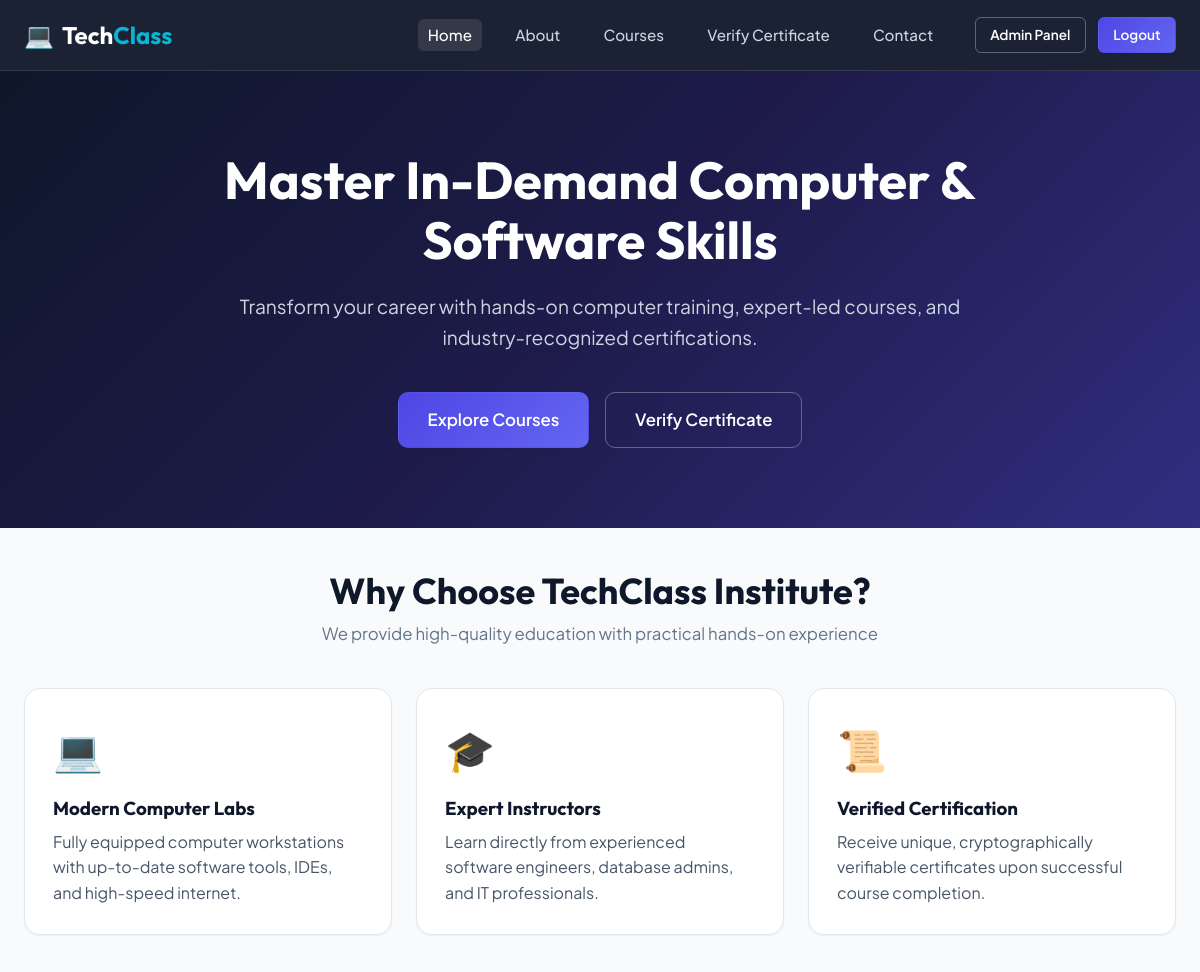
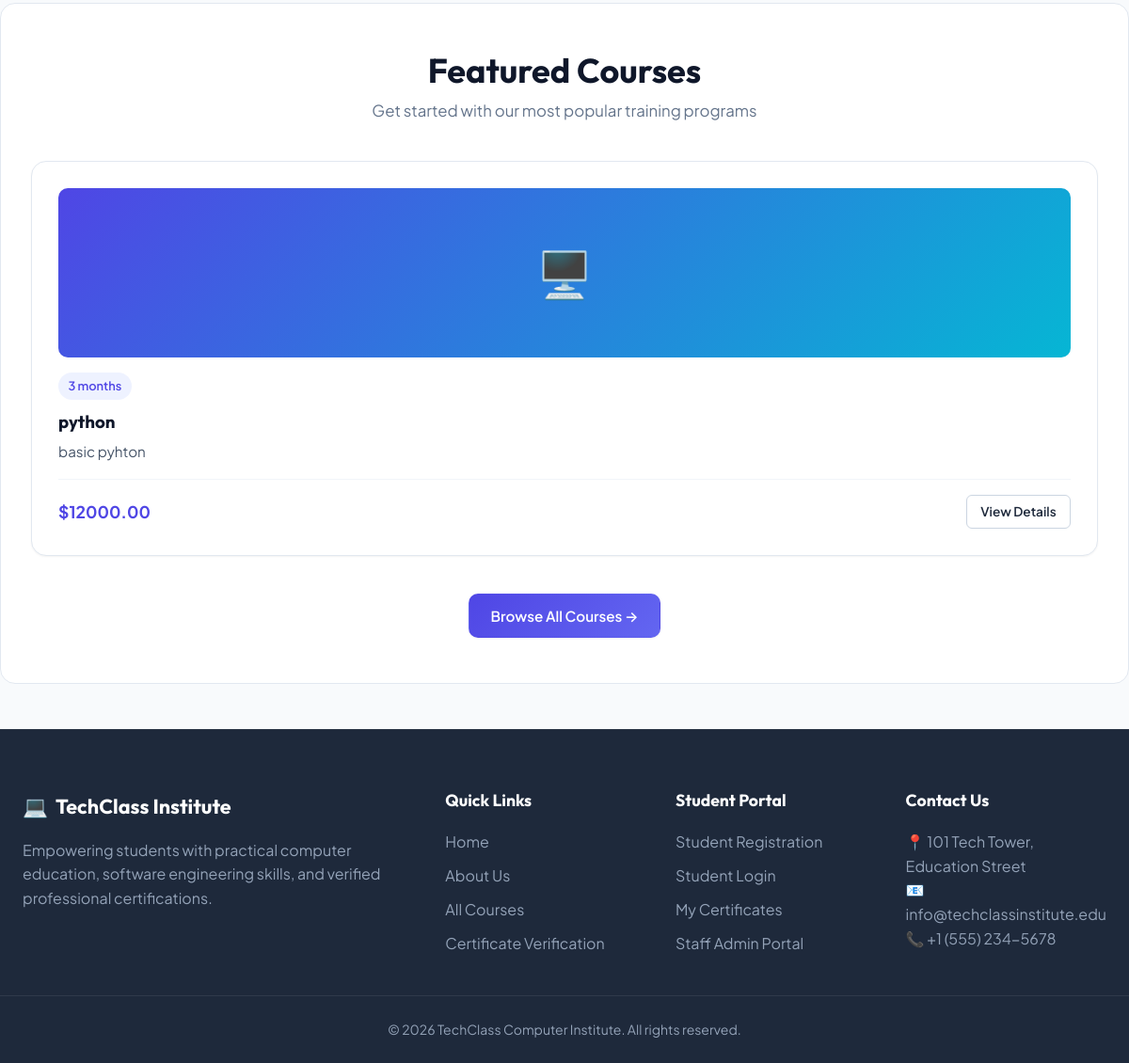
The app's page / (signed in) with its own data (2 pictures, top to bottom).
### courses/models.py (models this page shows, shortened)
class Course(models.Model):
    name = models.CharField(max_length=200)
    description = models.TextField()
    duration = models.CharField(max_length=50)
    fee = models.DecimalField(max_digits=8, decimal_places=2, blank=True, null=True)
    image = models.ImageField(upload_to='courses/', blank=True, null=True)
    created_at = models.DateTimeField(auto_now_add=True)

### core/views.py (the view)
# urls.py: path('', views.home, name='home'),
def home(request):
    try:
        featured_courses = Course.objects.all().order_by('-created_at')[:3]
    except Exception:
        featured_courses = []
    return render(request, 'core/home.html', {'featured_courses': featured_courses})

### templates/core/home.html (shortened to what this page needs)
{% extends 'base.html' %}
{% load static %}
{% block content %}
<section class="hero-section">
    <div class="hero-content">
        <h1 class="hero-title">Master In-Demand Computer & Software Skills</h1>
        <p class="hero-subtitle">Transform your career with hands-on computer training, expert-led courses, and industry-recognized certifications.</p>
        <div class="hero-buttons">
            <a href="{% url 'courses:course_list' %}" class="btn btn-primary btn-lg">Explore Courses</a>
            <a href="{% url 'certificates:verify' %}" class="btn btn-outline btn-lg">Verify Certificate</a>
        </div>
    </div>
</section>
<section class="container">
    <div class="page-header">
        <h2 class="page-title">Why Choose TechClass Institute?</h2>
        <p class="page-subtitle">We provide high-quality education with practical hands-on experience</p>
    </div>
    <div class="grid grid-3">
        <div class="card card-hover">
            <div style="font-size: 2.5rem; margin-bottom: 1rem;">💻</div>
            <h3>Modern Computer Labs</h3>
            <p style="color: var(--gray-600); margin-top: 0.5rem;">Fully equipped computer workstations with up-to-date software tools, IDEs, and high-speed internet.</p>
        </div>
        <div class="card card-hover">
            <div style="font-size: 2.5rem; margin-bottom: 1rem;">🎓</div>
            <h3>Expert Instructors</h3>
            <p style="color: var(--gray-600); margin-top: 0.5rem;">Learn directly from experienced software engineers, database admins, and IT professionals.</p>
        </div>
        <div class="card card-hover">
            <div style="font-size: 2.5rem; margin-bottom: 1rem;">📜</div>
            <h3>Verified Certification</h3>
            <p style="color: var(--gray-600); margin-top: 0.5rem;">Receive unique, cryptographically verifiable certificates upon successful course completion.</p>
        </div>
    </div>
</section>
<section class="container" style="background: var(--white); border-radius: var(--radius-lg); border: 1px solid var(--gray-200); margin-bottom: 3rem; padding: 3rem 2rem;">
    <div class="page-header">
        <h2 class="page-title">Featured Courses</h2>
        <p class="page-subtitle">Get started with our most popular training programs</p>
    </div>
    {% if featured_courses %}
    <div class="grid grid-3">
        {% for course in featured_courses %}
        <div class="card card-hover">
            {% if course.image %}
                <img src="{{ course.image.url }}" alt="{{ course.name }}" style="width: 100%; height: 180px; object-fit: cover; border-radius: var(--radius-md); margin-bottom: 1rem;">
            {% else %}
                <div style="width: 100%; height: 180px; background: linear-gradient(135deg, var(--primary), var(--secondary)); border-radius: var(--radius-md); margin-bottom: 1rem; display: flex; align-items: center; justify-content: center; color: white; font-size: 3rem;">
                    🖥️
                </div>
            {% endif %}
            <span class="badge badge-primary">{{ course.duration }}</span>
            <h3 style="margin-top: 0.75rem;">{{ course.name }}</h3>
            <p style="color: var(--gray-600); font-size: 0.95rem; margin: 0.5rem 0 1rem;">{{ course.description|truncatewords:20 }}</p>
            <div style="display: flex; justify-content: space-between; align-items: center; margin-top: auto; padding-top: 1rem; border-top: 1px solid var(--gray-100);">
                <strong style="color: var(--primary); font-size: 1.1rem;">
                    {% if course.fee %}${{ course.fee }}{% else %}Free / Included{% endif %}
                </strong>
                <a href="{% url 'courses:course_detail' course.id %}" class="btn btn-outline-dark btn-sm">View Details</a>
            </div>
        </div>
        {% endfor %}
    </div>
    <div style="text-align: center; margin-top: 2.5rem;">
        <a href="{% url 'courses:course_list' %}" class="btn btn-primary">Browse All Courses &rarr;</a>
    </div>
    {% endif %}
</section>
{% endblock %}

### static/css/style.css (style rules this page uses)
:root { --primary: #4f46e5; --primary-hover: #4338ca; --primary-light: #eef2ff; --secondary: #06b6d4; --accent: #f59e0b; --dark: #0f172a; --dark-surface: #1e293b; --light-bg: #f8fafc; --white: #ffffff; --gray-50: #f8fafc; --gray-100: #f1f5f9; --gray-200: #e2e8f0; --gray-300: #cbd5e1; --gray-400: #94a3b8; --gray-500: #64748b; --gray-600: #475569; --gray-700: #334155; --gray-800: #1e293b; --gray-900: #0f172a; --success: #10b981; --success-bg: #d1fae5; --error: #ef4444; --error-bg: #fee2e2; --warning: #f59e0b; --warning-bg: #fef3c7; --info: #3b82f6; --info-bg: #dbeafe; --font-heading: 'Outfit', -apple-system, sans-serif; --font-body: 'Plus Jakarta Sans', -apple-system, sans-serif; --radius-sm: 6px; --radius-md: 10px; --radius-lg: 16px; --radius-full: 9999px; --shadow-sm: 0 1px 2px 0 rgba(0, 0, 0, 0.05); --shadow-md: 0 4px 6px -1px rgba(0, 0, 0, 0.1), 0 2px 4px -1px rgba(0, 0, 0, 0.06); --shadow-lg: 0 10px 25px -5px rgba(0, 0, 0, 0.1), 0 10px 10px -5px rgba(0, 0, 0, 0.04); --shadow-glow: 0 0 20px rgba(79, 70, 229, 0.25); --transition: all 0.25s cubic-bezier(0.4, 0, 0.2, 1); }
*, *::before, *::after { box-sizing: border-box; margin: 0; padding: 0; }
html { scroll-behavior: smooth; }
body { font-family: var(--font-body); background-color: var(--light-bg); color: var(--gray-800); line-height: 1.6; display: flex; flex-direction: column; min-height: 100vh; }
h1, h2, h3, h4, h5, h6 { font-family: var(--font-heading); font-weight: 700; color: var(--gray-900); line-height: 1.25; }
a { color: var(--primary); text-decoration: none; transition: var(--transition); }
.btn { display: inline-flex; align-items: center; justify-content: center; gap: 0.5rem; font-family: var(--font-body); font-weight: 600; font-size: 0.95rem; padding: 0.65rem 1.4rem; border-radius: var(--radius-md); border: 1px solid transparent; cursor: pointer; transition: var(--transition); text-align: center; }
.btn-sm { font-size: 0.85rem; padding: 0.4rem 0.9rem; border-radius: var(--radius-sm); }
.btn-lg { font-size: 1.05rem; padding: 0.85rem 1.8rem; border-radius: var(--radius-md); }
.btn-primary { background: linear-gradient(135deg, var(--primary), #6366f1); color: var(--white); box-shadow: var(--shadow-sm); }
.btn-outline { background: transparent; border-color: rgba(255, 255, 255, 0.3); color: var(--white); }
.btn-outline-dark { background: transparent; border-color: var(--gray-300); color: var(--gray-800); }
.container { max-width: 1200px; margin: 0 auto; padding: 2.5rem 1.5rem; }
.page-header { margin-bottom: 2.5rem; text-align: center; }
.page-title { font-size: 2.25rem; color: var(--gray-900); margin-bottom: 0.5rem; }
.page-subtitle { color: var(--gray-500); font-size: 1.05rem; }
.grid { display: grid; gap: 1.5rem; }
.grid-3 { grid-template-columns: repeat(auto-fit, minmax(300px, 1fr)); }
.card { background: var(--white); border-radius: var(--radius-lg); border: 1px solid var(--gray-200); box-shadow: var(--shadow-sm); padding: 1.75rem; transition: var(--transition); }
.hero-section { background: linear-gradient(135deg, #0f172a 0%, #1e1b4b 50%, #312e81 100%); color: var(--white); padding: 5rem 1.5rem; text-align: center; position: relative; overflow: hidden; }
.hero-content { max-width: 800px; margin: 0 auto; position: relative; z-index: 1; }
.hero-title { font-size: 3.25rem; line-height: 1.15; margin-bottom: 1.25rem; color: var(--white); }
.hero-subtitle { font-size: 1.2rem; color: var(--gray-300); margin-bottom: 2.5rem; font-weight: 400; }
.hero-buttons { display: flex; gap: 1rem; justify-content: center; flex-wrap: wrap; }
.badge { display: inline-block; padding: 0.25rem 0.65rem; font-size: 0.8rem; font-weight: 600; border-radius: var(--radius-full); }
.badge-primary { background: var(--primary-light); color: var(--primary); }

### records on screen
Course: duration "3 months", name "python", description "basic pyhton", fee "12000.00"
